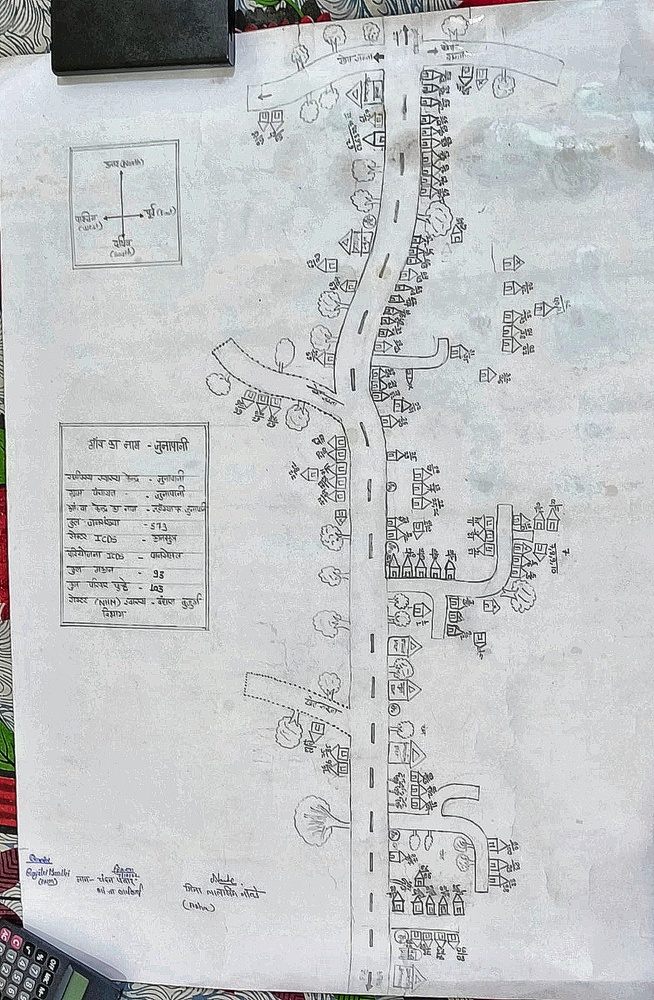
#> input picture public/map2_enhanced.jpeg, 654 x 1000 px, shrunk from 1047 x 1600 before the run
$ python digitize_map2.py
#> lines starting #> are read from the running program, lines starting #| are printed output that depends on the picture; after the words box and inside, x2 and y2 are one past the last pixel; in counts of white or black regions, pixels touching at a corner belong together
import cv2
import numpy as np

def make_digital_drawn(input_path, output_path):
#> called with input_path = 'public/map2_enhanced.jpeg', output_path = 'public/map2_stylized.jpeg'
    print(f"Processing {input_path}...")
    img = cv2.imread(input_path)
#> img is the input picture: shape (1000, 654, 3); mean B, G, R 197.8, 196.3, 193.9
    if img is None:
        print(f"Failed to read {input_path}")
        return

    # Convert to grayscale
    gray = cv2.cvtColor(img, cv2.COLOR_BGR2GRAY)

    # Smooth the image to reduce noise
    blurred = cv2.GaussianBlur(gray, (3, 3), 0)

    # Apply a slightly aggressive adaptive threshold to make lines crisp black and background white
    thresh = cv2.adaptiveThreshold(blurred, 255, cv2.ADAPTIVE_THRESH_GAUSSIAN_C,
                                   cv2.THRESH_BINARY, 21, 10)
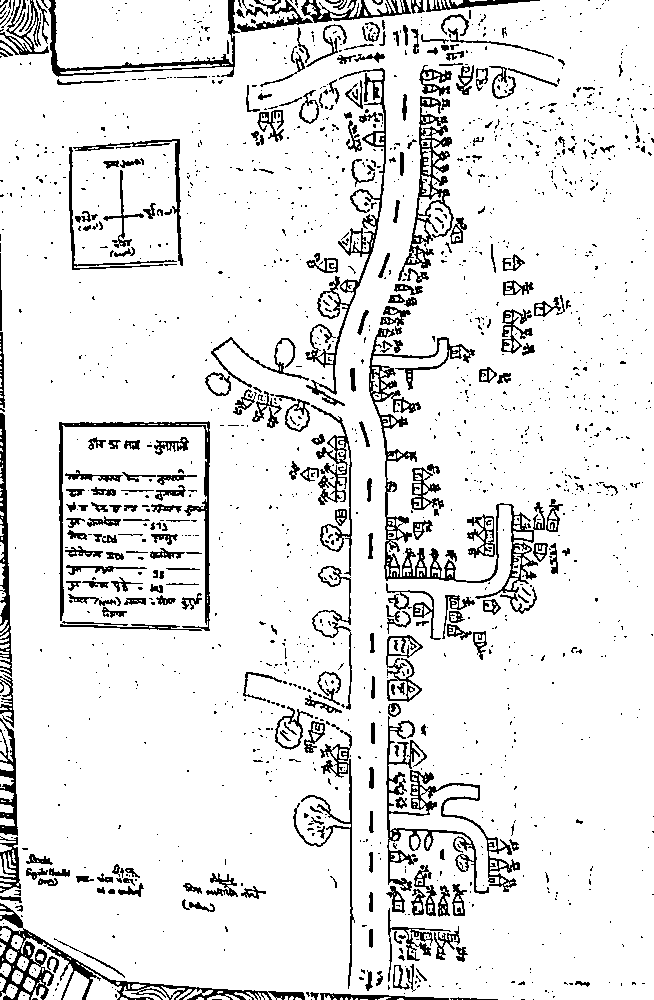
#> thresh: shape (1000, 654); 89.7% white; black in thin lines or dots

    # Morphological operations to clean up "ink blots" and smooth lines
    kernel = np.ones((2,2), np.uint8)

    # Morphological open to remove tiny noise
    cleaned = cv2.morphologyEx(thresh, cv2.MORPH_OPEN, kernel, iterations=1)
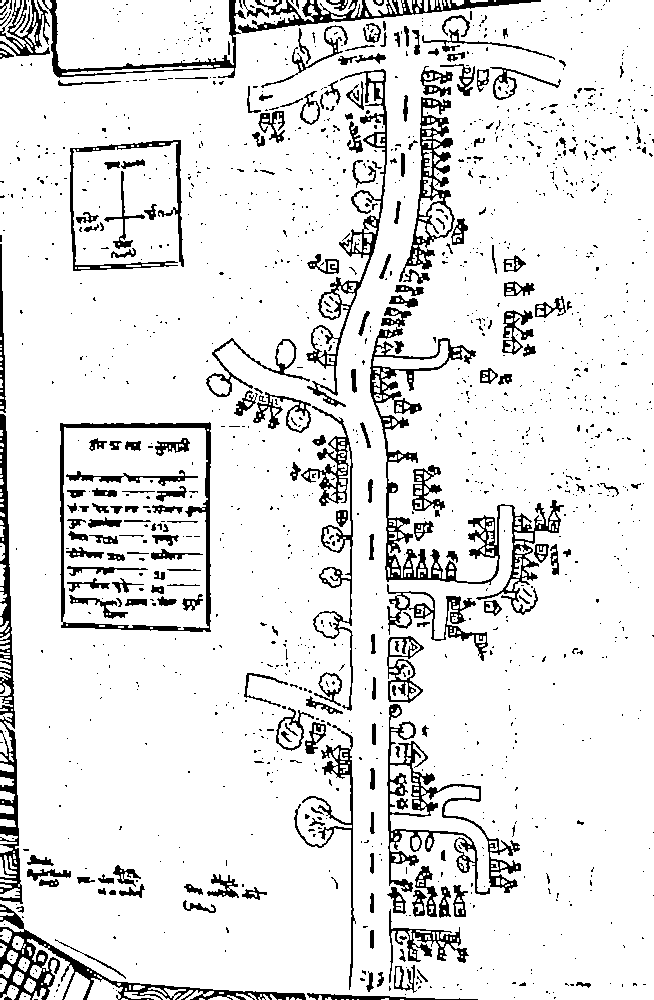
#> cleaned: shape (1000, 654); 89.2% white; 1468 black regions (1239 under 20 px), largest, box (x1, y1, x2, y2) and area: (370, 327, 564, 615) 6220, (387, 704, 521, 895) 4020, (0, 904, 306, 1000) 3829

    # Save
    cv2.imwrite(output_path, cleaned)
    print(f"Saved {output_path}")

# Process Map 2 using the high contrast enhanced image as base
make_digital_drawn('public/map2_enhanced.jpeg', 'public/map2_stylized.jpeg')

$ run again, with public/map3_enhanced.jpeg copied over public/map2_enhanced.jpeg
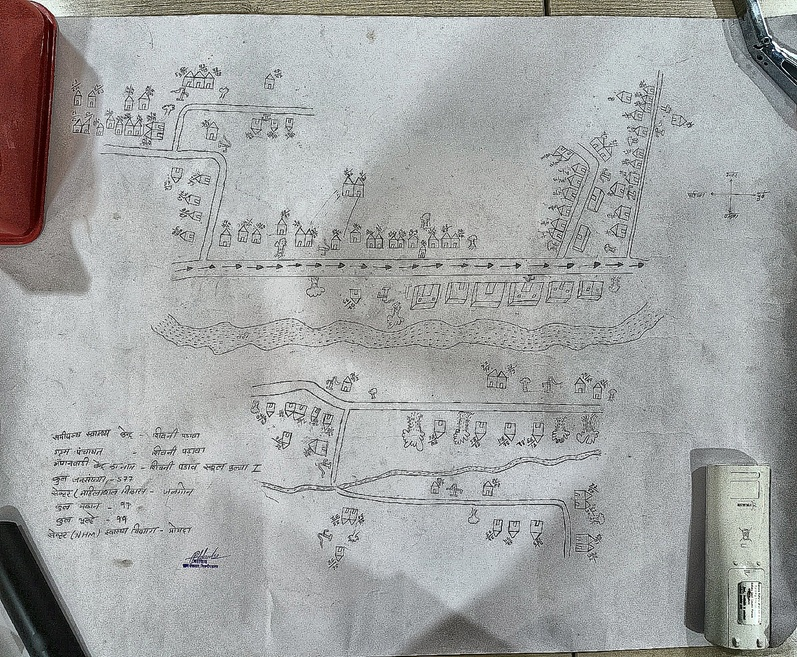
#> input picture public/map3_enhanced.jpeg, 797 x 657 px, shrunk from 1275 x 1051 before the run
#> in make_digital_drawn, img is the input picture: shape (657, 797, 3); mean B, G, R 164.3, 164.6, 162.7
#> in make_digital_drawn, `thresh = cv2.adaptiveThreshold(blurred, 255, cv2.ADAPTIVE_THRESH_GAUSS..`:
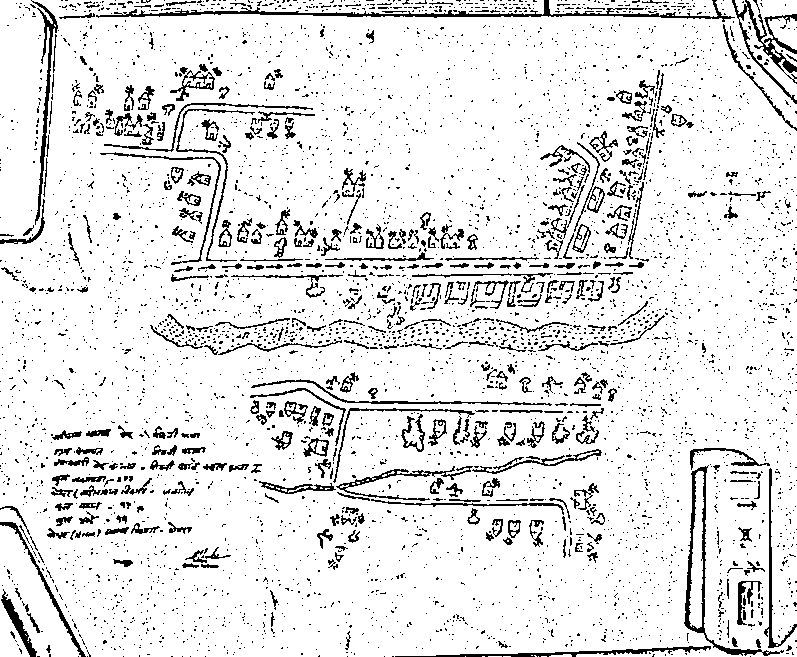
#> thresh: shape (657, 797); 89.7% white; black in thin lines or dots
#> in make_digital_drawn, `cleaned = cv2.morphologyEx(thresh, cv2.MORPH_OPEN, kernel, iterations=1)`:
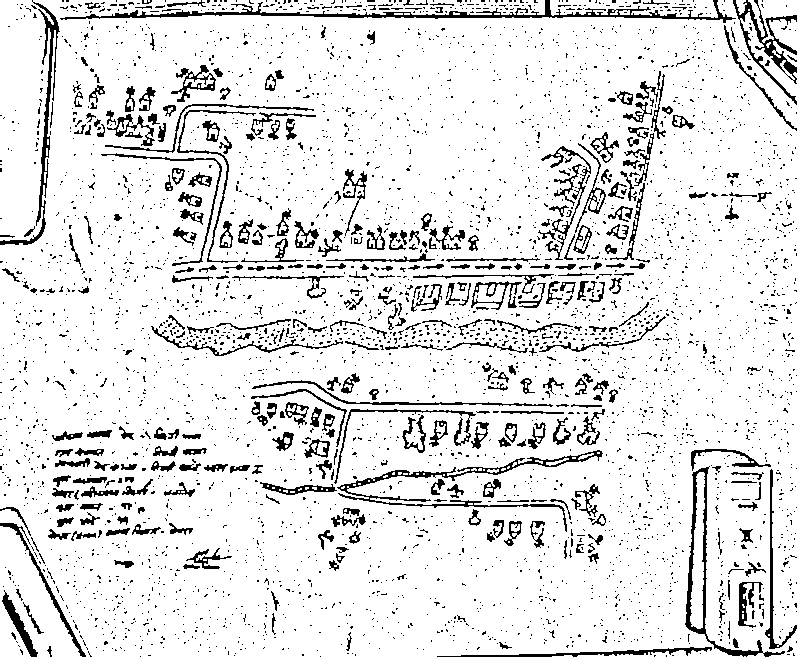
#> cleaned: shape (657, 797); 89.2% white; black in thin lines or dots

$ run again, with public/map2.jpeg copied over public/map2_enhanced.jpeg
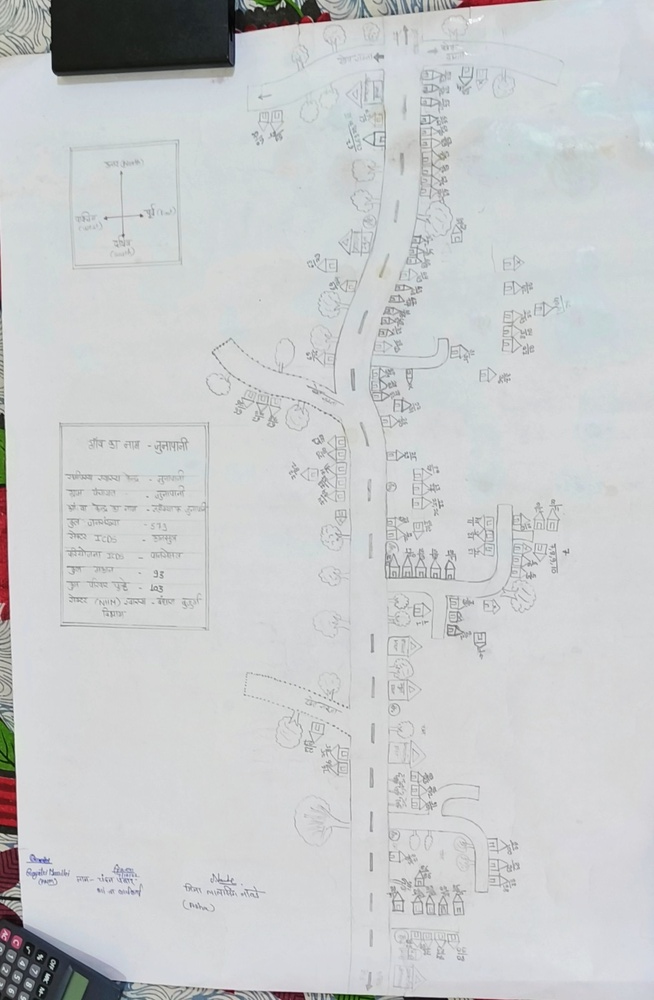
#> input picture public/map2.jpeg, 654 x 1000 px, shrunk from 1047 x 1600 before the run
#> in make_digital_drawn, img is the input picture: shape (1000, 654, 3); mean B, G, R 204.7, 203.3, 200.9
#> in make_digital_drawn, `thresh = cv2.adaptiveThreshold(blurred, 255, cv2.ADAPTIVE_THRESH_GAUSS..`:
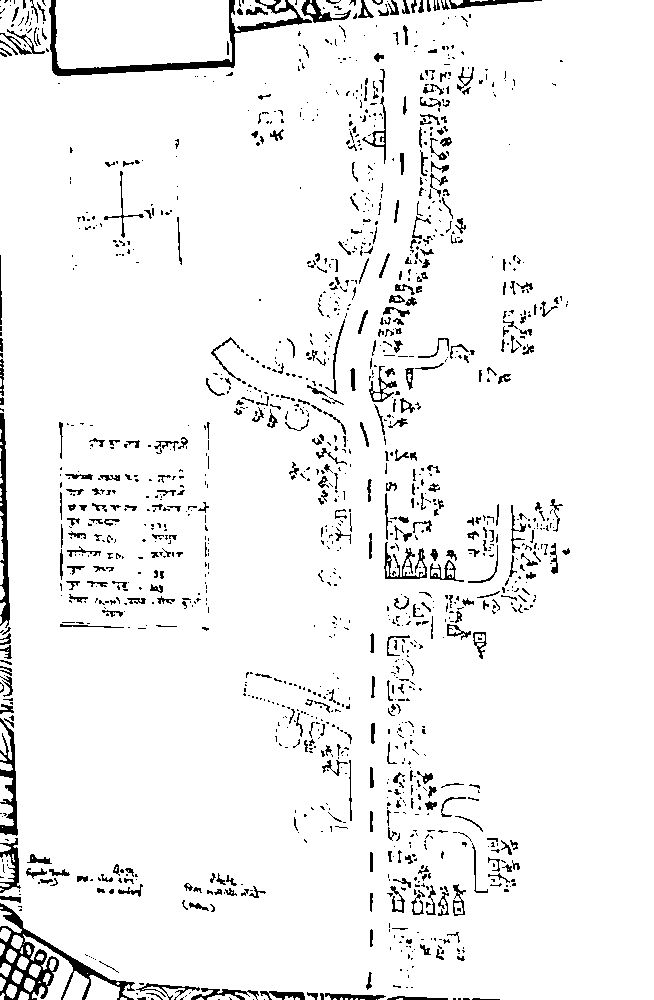
#> thresh: shape (1000, 654); 94.7% white; 1398 black regions (995 under 20 px), largest, box (x1, y1, x2, y2) and area: (0, 903, 135, 1000) 2726, (49, 0, 312, 76) 2466, (0, 413, 10, 628) 1105
#> in make_digital_drawn, `cleaned = cv2.morphologyEx(thresh, cv2.MORPH_OPEN, kernel, iterations=1)`:
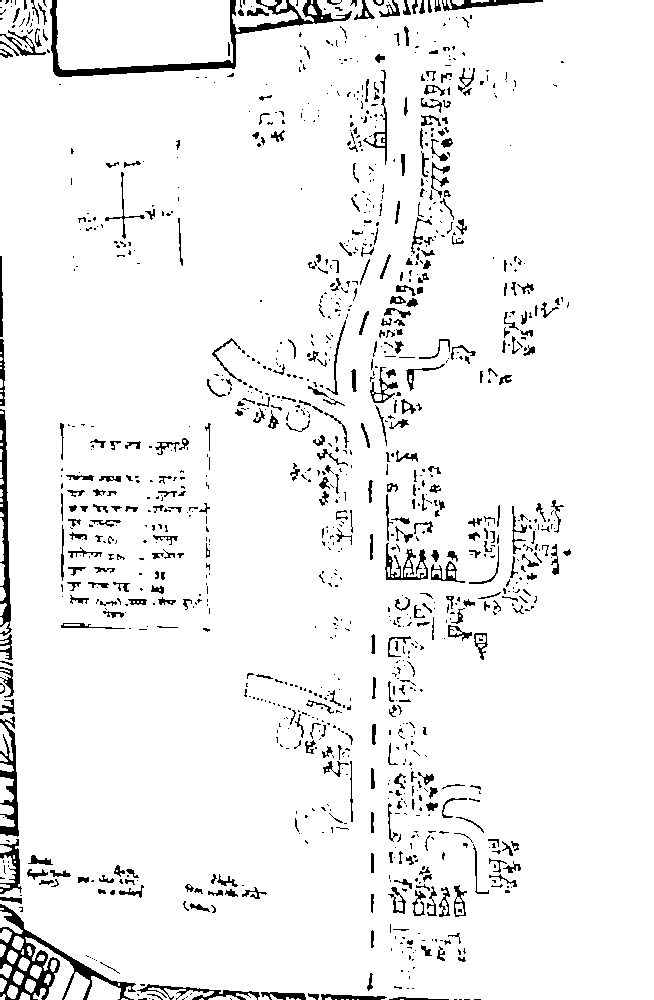
#> cleaned: shape (1000, 654); 94.5% white; 1162 black regions (772 under 20 px), largest, box (x1, y1, x2, y2) and area: (50, 0, 352, 77) 2897, (0, 904, 136, 1000) 2753, (0, 409, 12, 636) 1202
